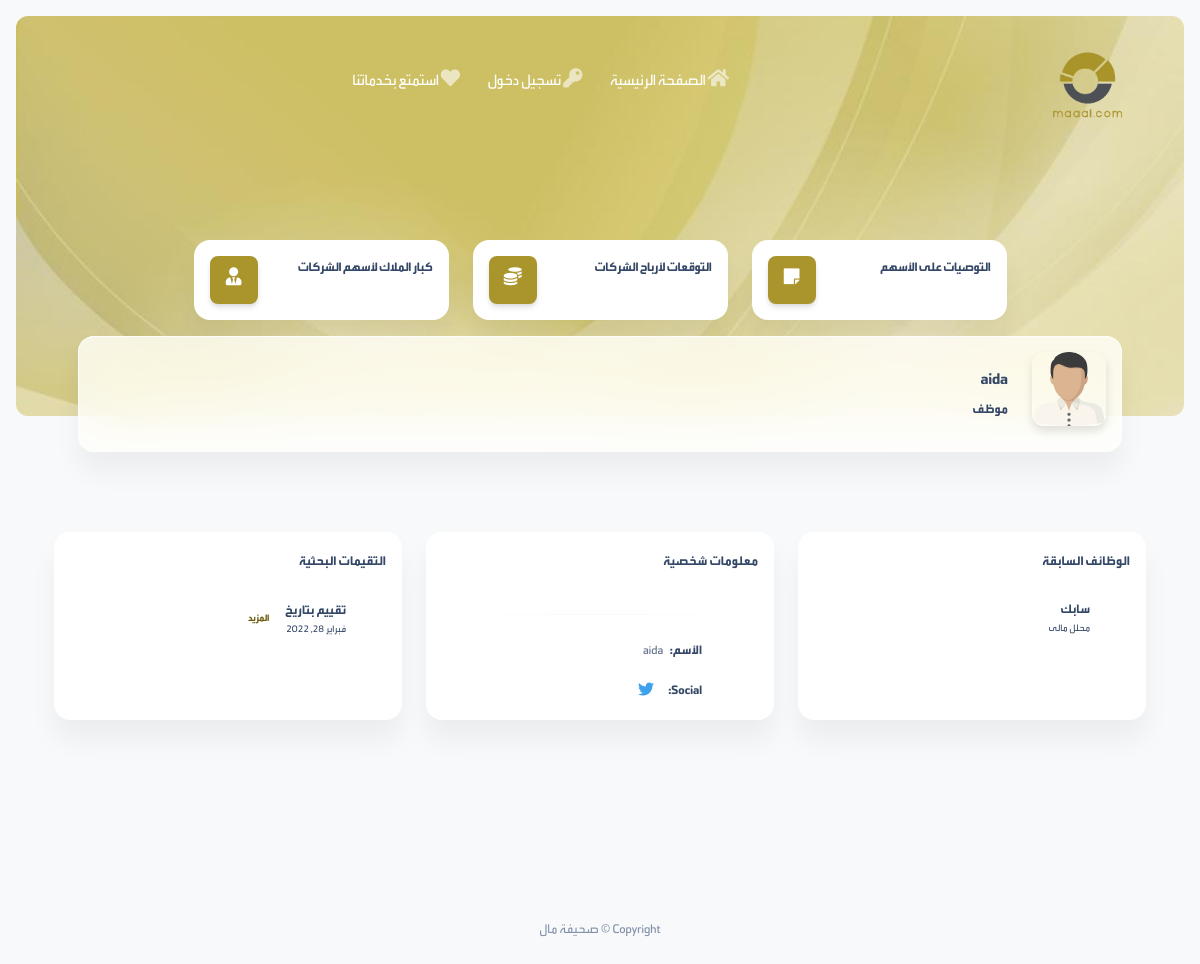
Page /userInterface/analyst/13 on the committed database.
### office/models.py (models this page shows, shortened)
class FinicialAnalyst(models.Model):
    logo = models.ImageField(null=True, )
    name = models.CharField(max_length=255, null=True, blank=True)
    CurrentJob = models.CharField(max_length=255, null=True, blank=True)
    currentCompany = models.ForeignKey(ResearchCompany, related_name='currentCompany', null=True,
                                       on_delete=models.SET_NULL, blank=True)
    email = models.EmailField(null=True, blank=True)
    phone = models.IntegerField(null=True, blank=True)
    tiwtterAccount = models.CharField(max_length=255, null=True, blank=True)
    EmpEntered = models.ForeignKey(User, on_delete=models.SET_NULL, null=True, blank=True)
    @property
    def logo_url(self):
        if self.logo and hasattr(self.logo, 'url'):
            if os.path.isfile(self.logo.url):
                return self.logo.url
            else:
                return static("images/user.png")
        else:
            return static("images/user.png")
    class Meta:
        verbose_name_plural = "Analysts"
        ordering = ["id", ]
        indexes = [
            models.Index(fields=['name', 'phone', 'tiwtterAccount', 'email'])
        ]

class PerviousCompany(models.Model):
    job = models.CharField(max_length=255, null=True, blank=True, )
    analyst = models.ForeignKey(FinicialAnalyst, on_delete=models.CASCADE, blank=True)
    company = models.CharField(max_length=255, null=True, blank=True, )
    class Meta:
        indexes = [
            models.Index(fields=['job', 'analyst', 'company'])
        ]

class Rates(models.Model):
    RECOMDATION_CHOICES = (
        (1, 'زيادة الوزن'),
        (2, 'تخفيض الوزن'),
        (3, 'محايد'),
    )
    CompanyEntered = models.ForeignKey(FinicialCompany, on_delete=models.SET_NULL, related_name='CompanyEntered',
                                       null=True, blank=True)
    ResearchCompany = models.ForeignKey(ResearchCompany, on_delete=models.SET_NULL, related_name='ResearchCompany',
                                        null=True, blank=True)
    AnalayticName = models.ForeignKey(FinicialAnalyst, on_delete=models.SET_NULL, related_name='AnalayticName',
                                      null=True, blank=True)
    Recommendation = models.SmallIntegerField(max_length=255, null=True, blank=True, choices=RECOMDATION_CHOICES)
    FairValue = models.FloatField(null=True, blank=True)
    CurrenncyValue = models.FloatField(null=True, blank=True)
    MarketValue = models.FloatField(null=True, blank=True)
    EmpEntered = models.ForeignKey(User, on_delete=models.SET_NULL, null=True, blank=True)
    RecommendDate = models.DateField(null=True)
    report = models.FileField(upload_to='reportspdf/', null=True)
    is_recommended = models.BooleanField(null=True, blank=True, default=False)
    Date_Entered = models.DateField(auto_now_add=True , null=True)
    class Meta:
        indexes = [
            models.Index(fields=['FairValue', 'AnalayticName', 'CompanyEntered'])
        ]

### userInterface/views.py (the view)
# urls.py: path('analyst/<int:pk>', views.user_interface, name='user-interface'),
def user_interface(request, pk):
    context = {
        "analyst": FinicialAnalyst.objects.get(pk=pk),
        "pervcompanies": PerviousCompany.objects.filter(analyst_id=pk).order_by('-pk'),
        "rates": Rates.objects.filter(AnalayticName_id=pk).order_by('-pk')
    }
    return render(request, 'userInterface/analyst-profile.html', context=context)

### userInterface/templates/userInterface/analyst-profile.html (shortened to what this page needs)
{% extends 'masterpage.html' %}
{% load static %}
{% block body %}
<section class="min-vh-85 mb-8">
    <div class=" page-header align-items-start min-vh-50 pt-5 pb-11 m-3 border-radius-lg" style=" background-image: url('../../../static/images/maalbg.jpeg');">
      <div class="container">
        <div class="row justify-content-center">
          <div class="col-lg-5 text-center mx-auto pt-lg-5">
          </div>
        </div>
      </div>
    </div>
    <div class="container">
      <div class="row  mt-lg-n10 mt-md-n11 mt-n10 justify-content-center">
                   {% include 'partials/menus/_mainMenu.html' %}
      </div>
    <div class="row pt-3">
         <div class="col-lg-12 pt-6">
                <div class="card card-body blur shadow-blur mx-4 mt-n6 overflow-hidden">
        <div class="row gx-4">
          <div class="col-auto">
            <div class="avatar avatar-xl position-relative">
                 <img src="{{ analyst.logo_url }}" alt="profile_image" class="w-100 border-radius-lg shadow-sm">
            </div>
          </div>
          <div class="col-auto my-auto">
            <div class="h-100">
              <h5 class="mb-1">
          {{ analyst.name }}
                             </h5>
              <p class="mb-0 font-weight-bold text-sm">
                {{ analyst.CurrentJob }}
              </p>
            </div>
          </div>
        </div>
      </div>
            </div>
    </div>
                    <div class="row pt-3 pt-lg-3 pb-3">
     <div class="col-12 col-xl-4  pt-6">
                      <div class="card h-100">
            <div class="card-header pb-0 p-3">
              <h6 class="mb-0">الوظائف السابقة</h6>
            </div>
            <div class="card-body p-3">
              <ul class="list-group">
                  {% for company in pervcompanies  %}
                <li class="list-group-item border-0 d-flex align-items-center px-0 mb-2">
                  <div class="d-flex align-items-start flex-column justify-content-center">
                    <h6 class="mb-0 text-sm">{{ company.company }} </h6>
                    <p class="mb-0 text-xs">{{ company.job }}</p>
                  </div>
                </li>
               {% endfor %}
              </ul>
            </div>
          </div>
        </div>
        <div class="col-12 col-xl-4 pt-6">
          <div class="card h-100">
            <div class="card-header pb-0 p-3">
              <div class="row">
                <div class="col-md-8 d-flex align-items-center">
                  <h6 class="mb-0">معلومات شخصية</h6>
                </div>
                <div class="col-md-4 text-end">
                </div>
              </div>
            </div>
            <div class="card-body p-3">
              <hr class="horizontal gray-light my-4">
              <ul class="list-group">
                <li class="list-group-item border-0 ps-0 pt-0 text-sm"><strong class="text-dark">الأسم:</strong> &nbsp; {{ analyst.name }}</li>
                <li class="list-group-item border-0 ps-0 pb-0">
                  <strong class="text-dark text-sm">Social:</strong> &nbsp;
                  <a class="btn btn-twitter btn-simple mb-0 ps-1 pe-2 py-0" href="https://twitter.com/{{ analyst.tiwtterAccount }}">
                    <i class="fab fa-twitter fa-lg" aria-hidden="true"></i>
                  </a>
                </li>
              </ul>
            </div>
          </div>
        </div>
        <div class="col-12 col-xl-4  pt-6">
          <div class="card h-100">
            <div class="card-header pb-0 p-3">
              <h6 class="mb-0"> التقيمات البحثية</h6>
            </div>
            <div class="card-body p-3">
              <ul class="list-group">
                  {% for rate in rates  %}
                <li class="list-group-item border-0 d-flex align-items-center px-0 mb-2">
                  <div class="d-flex align-items-start flex-column justify-content-center">
                    <h6 class="mb-0 text-sm">تقييم بتاريخ</h6>
                    <p class="mb-0 text-xs">{{ rate.RecommendDate }}</p>
                  </div>
                  <a class="btn btn-link pe-3 ps-0 mb-0 ms-auto maal-yello" href="{% url 'user-rate' rate.pk %}">المزيد</a>
                </li>
               {% endfor %}
              </ul>
            </div>
          </div>
        </div>
    </div>
    </div>
</section>
{% endblock body %}

### rows in the picture
FinicialAnalyst: name "aida", CurrentJob "موظف"
PerviousCompany: company "سابك", job "محلل مالى"
Rates: RecommendDate "فبراير 28, 2022"
